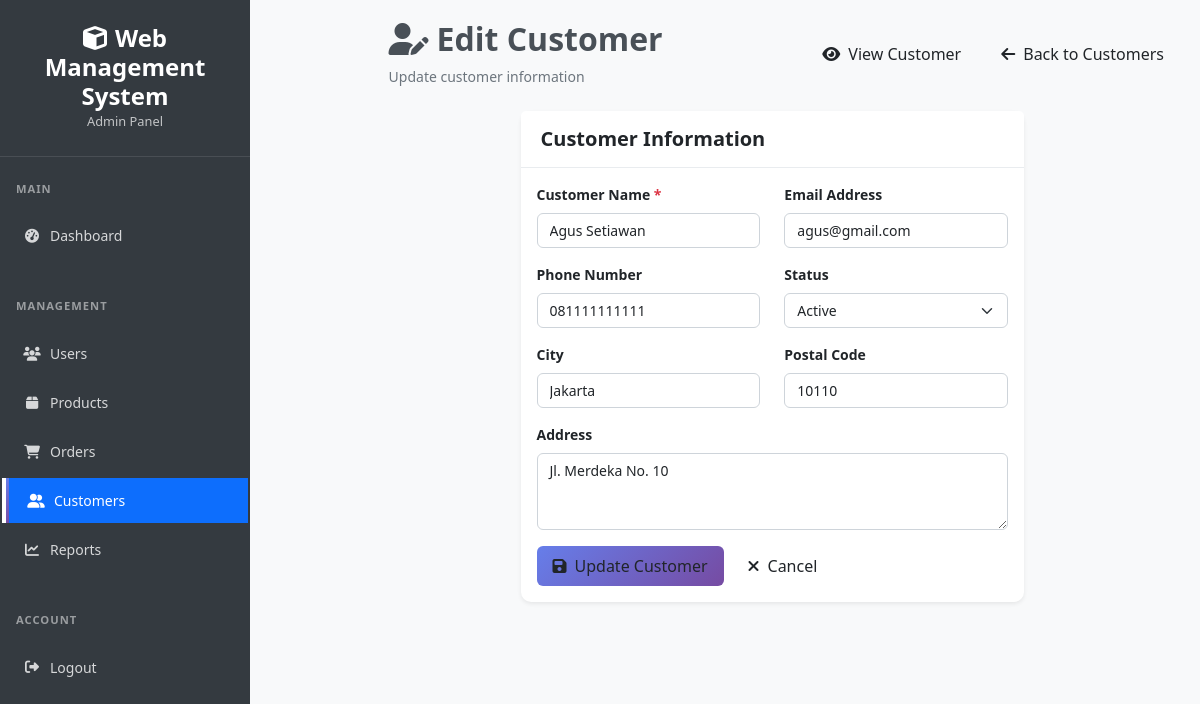
/admin/customers/edit.php?id=1 (signed in), run on the app's committed database.
### tables this page shows
CREATE TABLE customers (
    id INT PRIMARY KEY AUTO_INCREMENT,
    name VARCHAR(100) NOT NULL,
    email VARCHAR(100),
    phone VARCHAR(20),
    address TEXT,
    city VARCHAR(50),
    postal_code VARCHAR(10),
    is_active BOOLEAN DEFAULT TRUE,
    created_at TIMESTAMP DEFAULT CURRENT_TIMESTAMP
);

### config/database.php (called while the page is built, shortened)
<?php
class Database {
    private $host = '127.0.0.1';
    private $dbname = 'web_app_db';
    private $username = 'root';
    private $password = '';
    private $charset = 'utf8mb4';
    private $pdo;
    public function connect() {
        if ($this->pdo === null) {
            try {
                $dsn = "mysql:host={$this->host};dbname={$this->dbname};charset={$this->charset}";
                $options = [
                    PDO::ATTR_ERRMODE => PDO::ERRMODE_EXCEPTION,
                    PDO::ATTR_DEFAULT_FETCH_MODE => PDO::FETCH_ASSOC,
                    PDO::ATTR_EMULATE_PREPARES => false,
                    PDO::MYSQL_ATTR_INIT_COMMAND => "SET NAMES {$this->charset}"
                ];
                $this->pdo = new PDO($dsn, $this->username, $this->password, $options);
            } catch (PDOException $e) {
                error_log("Database connection error: " . $e->getMessage());
                die("Database connection failed. Please check configuration.");
            }
        }
        return $this->pdo;
    }
}
$database = new Database();
$pdo = $database->connect();
function getDB() {
    global $pdo;
    return $pdo;
}
function executeQuery($sql, $params = []) {
    try {
        $pdo = getDB();
        $stmt = $pdo->prepare($sql);
        $stmt->execute($params);
        return $stmt;
    } catch (PDOException $e) {
        error_log("Query error: " . $e->getMessage());
        throw new Exception("Database query failed");
    }
}
function getRecord($sql, $params = []) {
    $stmt = executeQuery($sql, $params);
    return $stmt->fetch();
}
?>

### admin/customers/edit.php (the view, shortened to what this page needs)
<?php
$customer_id = (int)($_GET['id'] ?? 0);
$customer = getRecord("SELECT * FROM customers WHERE id = ?", [$customer_id]);
include '../../includes/header.php';
?>
<div class="d-flex">
    <?php include '../../includes/admin_sidebar.php'; ?>
    <div class="admin-content flex-grow-1">
        <div class="d-flex justify-content-between align-items-center mb-4">
            <div>
                <h2><i class="fas fa-user-edit me-2"></i>Edit Customer</h2>
                <p class="text-muted mb-0">Update customer information</p>
            </div>
            <div class="d-flex gap-2">
                <a href="view.php?id=<?= $customer['id'] ?>" class="btn btn-outline-secondary">
                    <i class="fas fa-eye me-2"></i>View Customer
                </a>
                <a href="index.php" class="btn btn-outline-secondary">
                    <i class="fas fa-arrow-left me-2"></i>Back to Customers
                </a>
            </div>
        </div>
        <div class="row justify-content-center">
            <div class="col-lg-8">
                <div class="card">
                    <div class="card-header">
                        <h5 class="mb-0">Customer Information</h5>
                    </div>
                    <div class="card-body">
                        <form method="POST" action="process.php" class="needs-validation" novalidate>
                            <div class="row">
                                <div class="col-md-6">
                                    <div class="mb-3">
                                        <label for="name" class="form-label">
                                            Customer Name <span class="text-danger">*</span>
                                        </label>
                                        <input type="text"
                                               class="form-control"
                                               id="name"
                                               name="name"
                                               value="<?= htmlspecialchars($customer['name']) ?>"
                                               required>
                                    </div>
                                </div>
                                <div class="col-md-6">
                                    <div class="mb-3">
                                        <label for="email" class="form-label">Email Address</label>
                                        <input type="email"
                                               class="form-control"
                                               id="email"
                                               name="email"
                                               value="<?= htmlspecialchars($customer['email']) ?>">
                                    </div>
                                </div>
                            </div>
                            <div class="row">
                                <div class="col-md-6">
                                    <div class="mb-3">
                                        <label for="phone" class="form-label">Phone Number</label>
                                        <input type="tel"
                                               class="form-control"
                                               id="phone"
                                               name="phone"
                                               value="<?= htmlspecialchars($customer['phone']) ?>">
                                    </div>
                                </div>
                                <div class="col-md-6">
                                    <div class="mb-3">
                                        <label for="is_active" class="form-label">Status</label>
                                        <select class="form-select" id="is_active" name="is_active" required>
                                            <option value="1" <?= $customer['is_active'] ? 'selected' : '' ?>>Active</option>
                                        </select>
                                    </div>
                                </div>
                            </div>
                            <div class="row">
                                <div class="col-md-6">
                                    <div class="mb-3">
                                        <label for="city" class="form-label">City</label>
                                        <input type="text"
                                               class="form-control"
                                               id="city"
                                               name="city"
                                               value="<?= htmlspecialchars($customer['city']) ?>">
                                    </div>
                                </div>
                                <div class="col-md-6">
                                    <div class="mb-3">
                                        <label for="postal_code" class="form-label">Postal Code</label>
                                        <input type="text"
                                               class="form-control"
                                               id="postal_code"
                                               name="postal_code"
                                               value="<?= htmlspecialchars($customer['postal_code']) ?>">
                                    </div>
                                </div>
                            </div>
                            <div class="mb-3">
                                <label for="address" class="form-label">Address</label>
                                <textarea class="form-control"
                                          id="address"
                                          name="address"
                                          rows="3"><?= htmlspecialchars($customer['address']) ?></textarea>
                            </div>
                            <div class="d-flex gap-2">
                                <button type="submit" class="btn btn-primary">
                                    <i class="fas fa-save me-2"></i>Update Customer
                                </button>
                                <a href="view.php?id=<?= $customer['id'] ?>" class="btn btn-outline-secondary">
                                    <i class="fas fa-times me-2"></i>Cancel
                                </a>
                            </div>
                        </form>
                    </div>
                </div>
            </div>
        </div>
    </div>
</div>

### assets/css/style.css (style rules this page uses)
:root { --primary-color: #667eea; --primary-gradient: linear-gradient(135deg, #667eea 0%, #764ba2 100%); --secondary-color: #6c757d; --success-color: #28a745; --danger-color: #dc3545; --warning-color: #ffc107; --info-color: #17a2b8; --light-color: #f8f9fa; --text-color: #212529; --sidebar-width: 250px; --navbar-height: 60px; --border-radius: 10px; --border-radius-lg: 15px; --box-shadow: 0 0.125rem 0.25rem rgba(0, 0, 0, 0.075); --box-shadow-lg: 0 1rem 3rem rgba(0, 0, 0, 0.175); --transition: all 0.3s ease; --font-family-base: 'Segoe UI', Tahoma, Geneva, Verdana, sans-serif; --font-size-base: 0.875rem; --line-height-base: 1.5; }
* { box-sizing: border-box; }
body { font-family: var(--font-family-base); font-size: var(--font-size-base); line-height: var(--line-height-base); background-color: var(--light-color); color: var(--text-color); margin: 0; padding: 0; }
h1, h2, h3, h4, h5, h6 { font-weight: 600; line-height: 1.2; margin-bottom: 0.5rem; }
.card { border: none; border-radius: var(--border-radius); box-shadow: var(--box-shadow); transition: var(--transition); margin-bottom: 1.5rem; }
.card-header { background: var(--light-color); border-bottom: 1px solid #dee2e6; border-radius: var(--border-radius) var(--border-radius) 0 0; padding: 1rem 1.25rem; font-weight: 600; }
.form-control, .form-select { border: 2px solid #e9ecef; border-radius: var(--border-radius); transition: var(--transition); font-size: var(--font-size-base); }
.btn { border-radius: var(--border-radius); font-weight: 500; transition: var(--transition); border: none; padding: 0.5rem 1rem; }
.btn-primary { background: var(--primary-gradient); border: none; }

### assets/css/admin.css (style rules this page uses)
.admin-content { flex: 1; margin-left: 250px; transition: var(--transition); min-height: 100vh; padding: 20px; background-color: #f8f9fa; color: #212529 !important; display: flex; flex-direction: column; }
.form-label { font-weight: 600; color: #212529; margin-bottom: 0.5rem; display: block; }
.admin-content h2 { color: #495057; font-weight: 600; }
.card { border: none; border-radius: 10px; box-shadow: 0 0.125rem 0.25rem rgba(0, 0, 0, 0.075); }
.card-header { background-color: #fff; border-bottom: 1px solid #e9ecef; font-weight: 600; }
.btn { border-radius: 6px; font-weight: 500; }
.form-control, .form-select { border-radius: 6px; }
.admin-content * { color: inherit; }
.admin-content .text-muted { color: #6c757d !important; }
.admin-content .card { background-color: #fff; color: #212529; }
.admin-content .form-control, .admin-content .form-select { background-color: #fff; border: 1px solid #ced4da; color: #212529; }
.admin-content > * { width: 100%; flex-shrink: 0; }
.admin-content .mb-4 { margin-bottom: 1.5rem !important; }

### includes/header.php (style rules this page uses)
:root { --primary-color: #667eea; --primary-gradient: linear-gradient(135deg, #667eea 0%, #764ba2 100%); --secondary-color: #6c757d; --success-color: #28a745; --danger-color: #dc3545; --warning-color: #ffc107; --info-color: #17a2b8; --light-color: #f8f9fa; --text-color: #212529; --sidebar-width: 250px; --navbar-height: 60px; --border-radius: 10px; --box-shadow: 0 0.125rem 0.25rem rgba(0, 0, 0, 0.075); --box-shadow-lg: 0 1rem 3rem rgba(0, 0, 0, 0.175); --font-family-base: 'Segoe UI', Tahoma, Geneva, Verdana, sans-serif; --font-size-base: 0.875rem; --line-height-base: 1.5; }
body { font-family: var(--font-family-base); font-size: var(--font-size-base); line-height: var(--line-height-base); background-color: var(--light-color); }

### data on the page
customers: name "Agus Setiawan", email "agus@gmail.com", phone "081111111111", is_active "Active", city "Jakarta", postal_code "10110", address "Jl. Merdeka No. 10"

### other printed values
APP_NAME "Web Management System"
